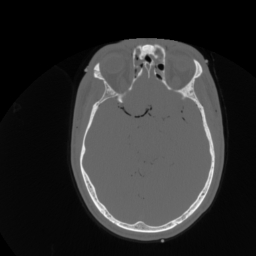
%> input picture CS 473/online_demos/ct.jpg, 256 x 256 px
$ octave L09_Scaling.m   (GNU Octave 9; MATLAB toolbox functions it lacks are replaced by stand-ins)
%> lines starting %> are read from the running program, lines starting %| are printed output that depends on the picture
%% Lesson 09 - Image scaling using the DFT

% (C) 2013 Jeff Orchard
%     University of Waterloo

% Image scaling can be done by padding and cropping the image/frequency
% domains.  We will blow up our image by a factor of 2 by zero-padding the
% frequency domain.  This effectively extends the sampling in the freq.
% domain.

%% Read in an image to play with
f = imread('ct.jpg');
%> f is the input picture: size 256x256x3 uint8; min 0, max 247, mean 45.9
f = double( f(:,:,1) ); % converts to graylevel floating-pt
%> f: size 256x256 double

figure(1);
imshow(f, []); title('Original image');

%% 2D DFT of the image
% The fftshift puts the DC in (near) the centre of the image array.
F = fftshift( fft2(f) );
figure(2);
imshow(log(abs(F)+1), []); title('Original DFT');
%> after `imshow(log(abs(F)+1), [])`:
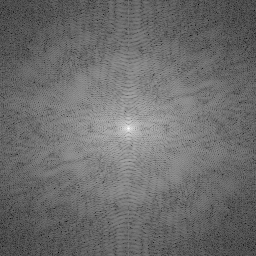
%> displayed picture: size 256x256, on the screen's scale of 0 to 255; min 0, max 255, mean 108.4

%% Padding in the frequency domain.
% Extend the array by a factor of 2 along each dimension by adding
% zeros around the outside (called padding).
[rows cols] = size(f);
%> rows = 256; cols = 256
padamt = rows/2; % how many samples to pad on each side
%> padamt = 128
G = padarray(F, [padamt padamt], 'both'); % Pad DFT with zeros
figure(3);
imshow(log(abs(G)+1), []); title('Padded DFT');
%> after `imshow(log(abs(G)+1), [])`:
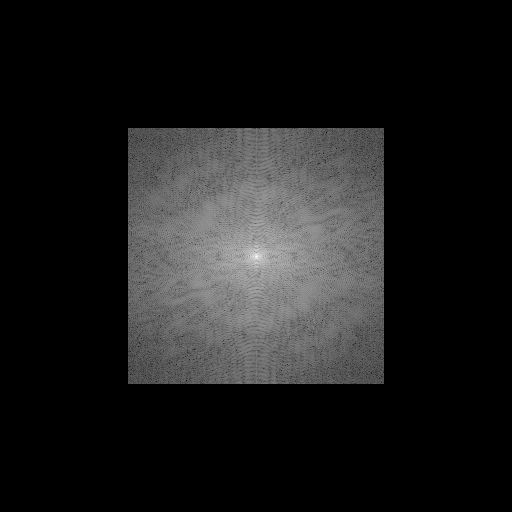
%> displayed picture: size 512x512, on the screen's scale of 0 to 255; min 0, max 255, mean 28.2

%% Inverse DFT
% Thus, the corresponding sample spacing in the spatial domain is half of
% its original.
% ie. twice as many samples in the same spatial field of view (L).
g = ifft2( ifftshift(G) ); % Inverse DFT

figure(4);
imshow(real(g), []); title('Supersampled image');
%> after `imshow(real(g), [])`:
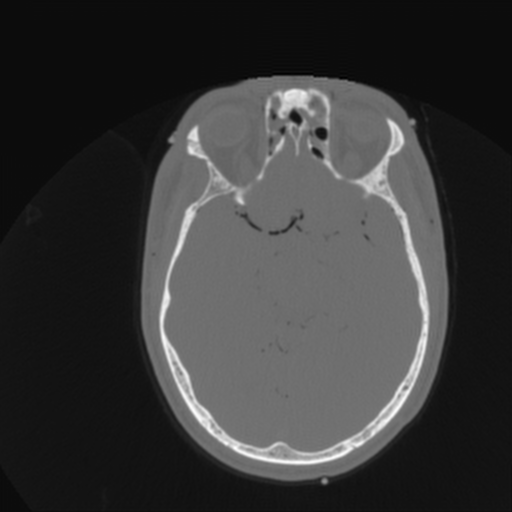
%> displayed picture: size 512x512, on the screen's scale of 0 to 255; min 0, max 255, mean 56.6

%% Crop the supersampled image
% If we crop back to our original array size, and assume it's FOV is
% still L, then it's like we scaled up our image by a factor of 2.
orig_range = padamt:(padamt+rows-1);
%> orig_range = 256 values from 128 to 383
g_crop = g(orig_range, orig_range); % remove the padding we added before

figure(5);
imshow(real(g_crop),[]); title('Scaled up by a factor of 2');
%> after `imshow(real(g_crop),[])`:
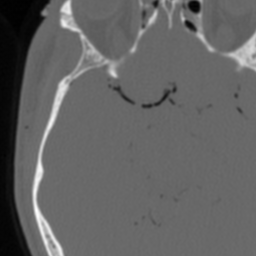
%> displayed picture: size 256x256, on the screen's scale of 0 to 255; min 0, max 255, mean 99
